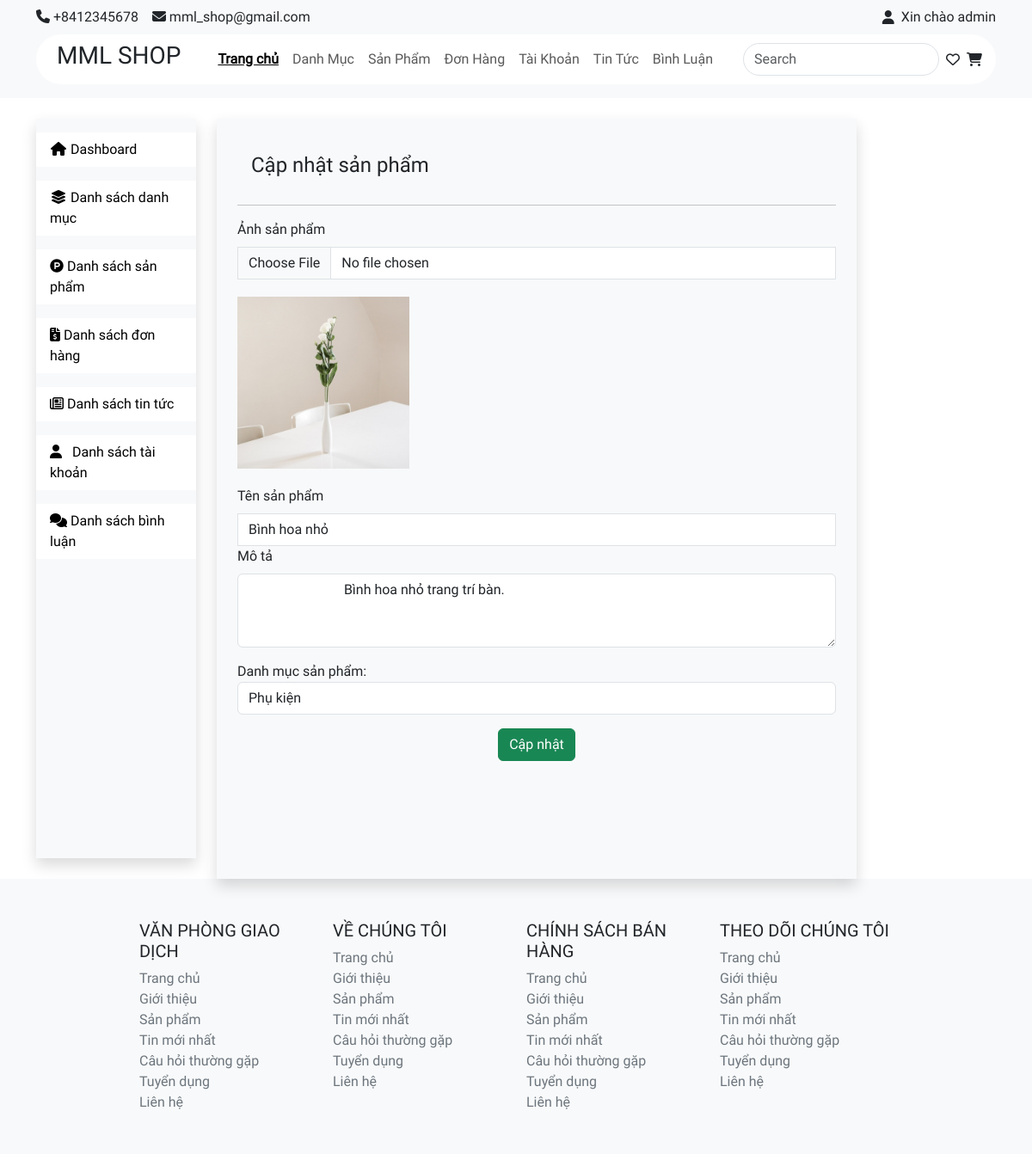
The app's page /admin/index.php?act=read-one-product&pro_id=1 with its own data.
### tables this page shows
CREATE TABLE `product` (
  `pro_id` int NOT NULL,
  `pro_name` varchar(255) NOT NULL,
  `pro_image` varchar(255) DEFAULT NULL,
  `pro_description` varchar(255) NOT NULL,
  `cate_id` int NOT NULL,
  `pro_status` tinyint NOT NULL DEFAULT '1' COMMENT '1: Hoạt động\r\n0: Không hoạt động'
);

### admin/controller/productController.php (called while the page is built, shortened)
<?php
class ProductController {
    public $productQuery;
    public $categoryQuery;
    public function __construct() {
        $this -> productQuery = new ProductQuery();
        $this -> categoryQuery = new CategoryQuery();
    }
    public function readOneProduct() {
        if(isset($_GET["pro_id"]) && ($_GET["pro_id"]) > 0) {
            $info = $this->productQuery->infoOneProduct($_GET["pro_id"]);
        }
        $dsCate = $this -> categoryQuery -> all();
        include "view/product/update.php";
    }
}
?>

### admin/index.php (called while the page is built, shortened)
<?php
  include "../common/function.php";
include "controller/productController.php";
include "model/categoryQuery.php";
include "model/productQuery.php";
$act = $_GET['act'] ?? "";
match ($act) {
    '' => (new CategoryController()) -> list(),
    'list-product' => (new ProductController()) -> list(),
    'create-product' => (new ProductController()) -> create(),
    'read-one-product' => (new ProductController()) -> readOneProduct(),
    'update-status-product' => (new ProductController()) -> updateStatusProduct(),
    'view-product-detail' => (new ProductController()) -> listProductDetail(),
    'create-product-detail' => (new ProductController()) -> createProductDetail(),
    'update-product-detail' => (new ProductController()) -> readOneProductDetail(),
    'update-status-product-detail' => (new ProductController()) -> updateStatusProductDetail(),
    'list-category' => (new CategoryController()) -> list(),
    'create-category' => (new CategoryController()) -> create(),
    'update-category' => (new CategoryController()) -> update(),
    'delete-category' => (new CategoryController()) -> delete(),
    'restore-category' => (new CategoryController()) -> restore(),
    'list-news' => (new NewsController()) -> list(),
    'create-news' => (new NewsController()) -> create(),
    'update-news' => (new NewsController()) -> update(),
    'delete-news' => (new NewsController()) -> deleteNews(),
  };
?>

### common/function.php (called while the page is built, shortened)
<?php
    function connectDB() {
        $host = DB_HOST;
        $port  = DB_PORT;
        $dbname = DB_NAME;
        try {
            $conn = new PDO ("mysql:host=$host;port=$port;dbname=$dbname",DB_USER,DB_PASS);
            return $conn;
        } catch (\Throwable $th) {
            echo "Lỗi";
        }
    }
    function convertToObjectCategory($row) {
        $category = new Category();
        $category -> cate_id = $row['cate_id'];
        $category -> cate_name = $row['cate_name'];
        $category -> cate_status = $row['cate_status'];
        return $category;
    }
    function convertToObjectProduct($row) {
        $product = new Product();
        $product -> pro_id = $row['pro_id'];
        $product -> pro_name = $row['pro_name'];
        $product -> pro_image = $row['pro_image'];
        $product -> pro_description = $row['pro_description'];
        $product -> pro_status = $row['pro_status'];
        $product -> cate_id = $row['cate_id'];
        $product -> cate_name = $row['cate_name'];
        $product -> cate_status = $row['cate_status'];
        return $product;
    }
?>

### admin/model/productQuery.php (called while the page is built, shortened)
<?php
class ProductQuery {
    public $pdo;
    public function __construct() {
        $this->pdo = connectDB();
    }
    public function __destruct() {
        $this -> pdo = null;
    }
    public function infoOneProduct($pro_id) {
        try {
            $sql = "select * from product join category on product.cate_id = category.cate_id where product.pro_id = $pro_id";
            $data = $this->pdo->query($sql)->fetch();
            $info = convertToObjectProduct($data);
            return $info;
        } catch (Exception $e) {
            echo "Lỗi: ".$e ->getMessage();
            echo "<hr>";
        }
    }
}
?>

### admin/model/categoryQuery.php (called while the page is built, shortened)
<?php
class CategoryQuery {
    public $pdo;
    public function __construct() {
        $this->pdo = connectDB();
    }
    public function __destruct() {
        $this -> pdo = null;
    }
    public function all() {
        try {
            $sql = "select * from category";
            $data = $this->pdo->query($sql)->fetchAll();
            $dsCate = [];
            foreach ($data as $row) {
                $dsCate[] = convertToObjectCategory($row);
            }
            return $dsCate;
        } catch (Exception $e) {
            echo "Lỗi: ".$e ->getMessage();
            echo "<hr>";
        }
    }
}
?>

### admin/view/product/update.php (the view, shortened to what this page needs)
<!DOCTYPE html>
<html lang="en">
<head>
    <link href="https://cdn.jsdelivr.net/npm/bootstrap@5.3.3/dist/css/bootstrap.min.css" rel="stylesheet">
    <link rel="stylesheet" href="../giaodien/style.css">
</head>
<body>
    <?php
    include "view/component/header.php"
    ?>
    <main class="d-flex container">
        <?php
        include "view/component/sidebar.php"
        ?>
        <div class="shadow bg-light pb-5 mt-4 ms-4 col-md-8">
            <form action="" class="pb-5 mt-4 ms-4 me-4" method="POSt" enctype="multipart/form-data">
                <div>
                    <h4 class="p-3">Cập nhật sản phẩm</h4>
                </div>
                <hr>
                <div class="row">
                    <div class="">
                        <label for="inputEmail4" class="form-label">Ảnh sản phẩm</label>
                        <input type="file" class="form-control rounded-0" id="inputEmail4" placeholder="" name="image_upload">
                        <img src="../img/product/<?= $info->pro_image ?>" alt="" style="width:200px; margin: 20px 0;" name="existing_image">
                    </div>
                    <div class="">
                        <label for="inputEmail4" class="form-label">Tên sản phẩm</label>
                        <input type="text" class="form-control rounded-0" id="inputEmail4" placeholder="Nhập tên sản phẩm" name="pro_name" value="<?= $info->pro_name ?>">
                    </div>
                    <div class="">
                        <label for="inputPassword5" class="form-label">Mô tả</label>
                        <textarea id="" cols="30" rows="3" class="form-control" placeholder="Mô tả" name="pro_description">
                            <?= $info->pro_description ?>
                        </textarea>
                    </div>
                    <div class="mt-3">
                        <span class="form-label">Danh mục sản phẩm:</span>
                        <select class="form-control" name="cate_id">
                            <?php foreach ($dsCate as $category) : ?>
                                <?php
                                    if ($category->cate_status==1) {
                                        ?>
                                            <option value="<?= $category->cate_id ?>" <?= $category->cate_id == $info->cate_id ? "selected" : ''  ?>><?= $category->cate_name ?></option>
                                        <?php
                                    }
                                ?>
                            <?php endforeach; ?>
                        </select>
                    </div>
                    <div class="mt-3 d-flex justify-content-center">
                        <button type="submit" class="btn btn-success" name="submitFormUpdatePro">Cập nhật</button>
                    </div>
                </div>
            </form>
        </div>
    </main>
    <?php
    include "view/component/footer.php"
    ?>
</body>
</html>

### giaodien/style.css (style rules this page uses)
* { margin: 0; padding: 0; box-sizing: border-box; list-style-type: none; text-decoration: none; font-family: Roboto; }

### records on screen
product: pro_image (picture), pro_name "Bình hoa nhỏ", pro_description "Bình hoa nhỏ trang trí bàn."

### other values on screen
form field cate_id "Phụ kiện"
